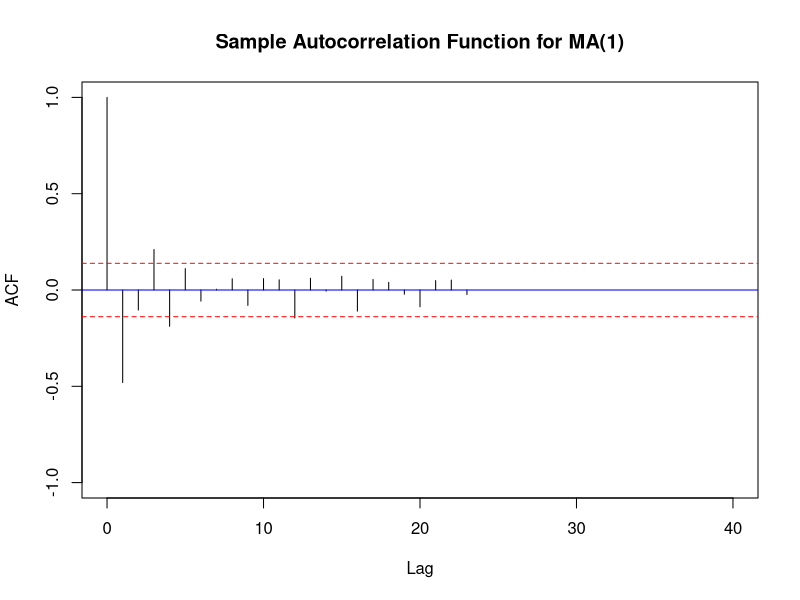

Recreate this plot in R.
# Page No. 53
n <- 200
set.seed(123)  
Z <- rnorm(n)
X <- numeric(n)
X[1] <- Z[1]
for (i in 2:n) {
  X[i] <- Z[i] - 0.8 * Z[i-1]
}
acf_values <- acf(X, plot = FALSE)$acf
plot(0:40, acf_values[1:41], type = "h", ylim = c(-1, 1), 
     xlab = "Lag", ylab = "ACF", main = "Sample Autocorrelation Function for MA(1)")
abline(h = c(-1.96/sqrt(n), 1.96/sqrt(n)), col = "red", lty = 2)
abline(h = 0, col = "blue", lty = 1)
